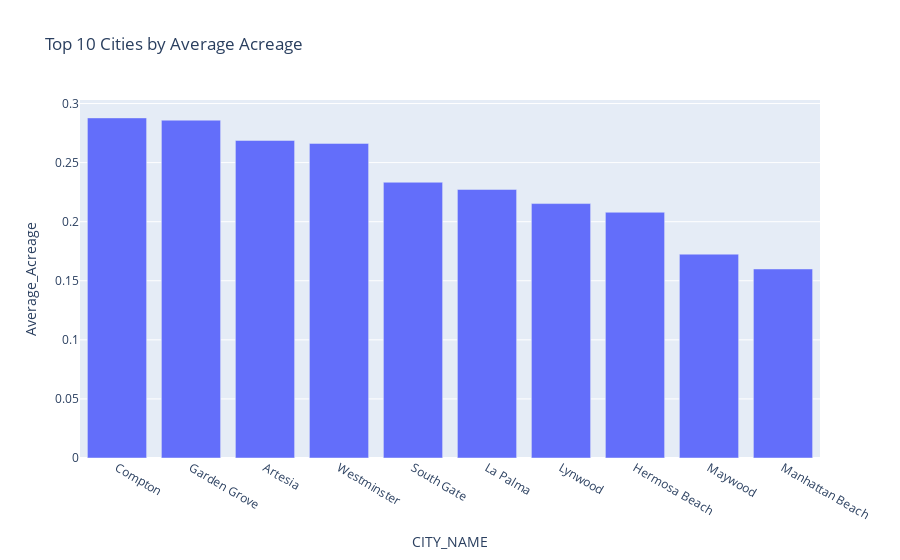

Here is the notebook cell this chart was saved with:
### Markdown cell above
# APN Insights based on 2019 Data
## Initial Questions we should ask regarding each City


**ACREAGE**
- What is the average Acreage of a parcel per city? Name the top 10 and bottom 10

**SLOPE** 
- What is the average Slope of a parcel per city? Name the top 10 and bottom 10

**IMPROVEMENT RATIO** 
- What is the average Improvement Ratio per City? Name the top 10 and bottom 10

**SQUARE FOOTAGE**
- What is the average unbuilt square footage per city?
- What is the average square footage of a parcel per city? Name the top 10 and bottom 10

### Code cell
# Assuming a 'CITY_NAME' column exists:
df_average_acreage_per_city = df.groupby('CITY_NAME')['ACREAGE'].mean().reset_index(name='Average_Acreage')

# Lowest acreage per city 
top_acreage_per_city = df_average_acreage_per_city.sort_values(by='Average_Acreage', ascending=False).tail(10)

top_acreage_per_city = px.bar(top_acreage_per_city, x = 'CITY_NAME', y = 'Average_Acreage', title='Top 10 Cities by Average Acreage')

top_acreage_per_city.show()

### Figure 1 — Plotly figure (JSON) as saved in the notebook; plotly's stock layout.template omitted (floating-point values rounded to 4 significant figures)
{"data": [{"alignmentgroup": "True", "hovertemplate": "CITY_NAME=%{x}<br>Average_Acreage=%{y}<extra></extra>", "legendgroup": "", "marker": {"color": "#636efa", "pattern": {"shape": ""}}, "name": "", "offsetgroup": "", "orientation": "v", "showlegend": false, "textposition": "auto", "type": "bar", "x": ["Compton", "Garden Grove", "Artesia", "Westminster", "South Gate", "La Palma", "Lynwood", "Hermosa Beach", "Maywood", "Manhattan Beach"], "xaxis": "x", "y": [0.2878, 0.2859, 0.2688, 0.2663, 0.2334, 0.2273, 0.2153, 0.208, 0.1725, 0.16], "yaxis": "y"}], "layout": {"barmode": "relative", "legend": {"tracegroupgap": 0}, "title": {"text": "Top 10 Cities by Average Acreage"}, "xaxis": {"anchor": "y", "domain": [0, 1], "title": {"text": "CITY_NAME"}}, "yaxis": {"anchor": "x", "domain": [0, 1], "title": {"text": "Average_Acreage"}}}}
